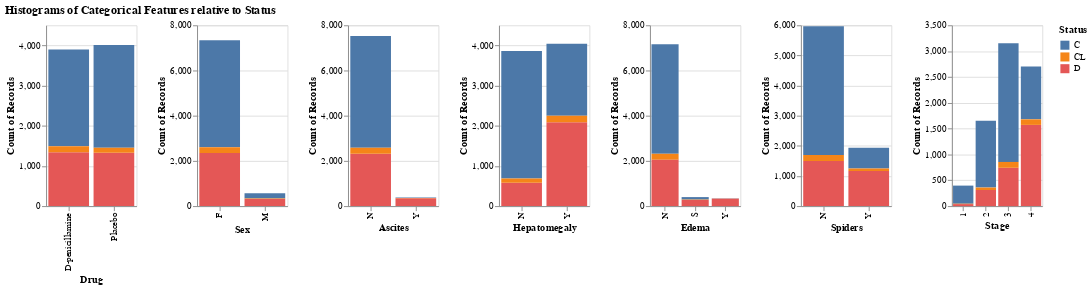

Notebook source saved alongside this figure:
### Code cell
chart = alt.Chart(train_df).mark_bar().encode(
    alt.X(alt.repeat()),
    y = 'count()',
    color = 'Status'
).properties(
    width = 100,
    height = 200
).repeat(
        cat_col
)

chart.properties(
    title="Histograms of Categorical Features relative to Status"
)

### Figure 1 — Vega specification as saved in the notebook (floating-point values rounded to 4 significant figures)
{"$schema": "https://vega.github.io/schema/vega/v5.json", "data": [{"name": "source_0"}, {"name": "data_0", "values": [{"Drug": "D-penicillamine", "Status": "D", "__count": 1339, "__count_end": 1339.0, "__count_start": 0.0}, {"Drug": "Placebo", "Status": "C", "__count": 2560, "__count_end": 4010.0, "__count_start": 1450.0}, {"Drug": "Placebo", "Status": "D", "__count": 1326, "__count_end": 1326.0, "__count_start": 0.0}, {"Drug": "D-penicillamine", "Status": "C", "__count": 2405, "__count_end": 3895.0, "__count_start": 1490.0}, {"Drug": "Placebo", "Status": "CL", "__count": 124, "__count_end": 1450.0, "__count_start": 1326.0}, {"Drug": "D-penicillamine", "Status": "CL", "__count": 151, "__count_end": 1490.0, "__count_start": 1339.0}]}, {"name": "data_1", "values": [{"Sex": "M", "Status": "D", "__count": 315, "__count_end": 315.0, "__count_start": 0.0}, {"Sex": "F", "Status": "C", "__count": 4735, "__count_end": 7336.0, "__count_start": 2601.0}, {"Sex": "F", "Status": "D", "__count": 2350, "__count_end": 2350.0, "__count_start": 0.0}, {"Sex": "F", "Status": "CL", "__count": 251, "__count_end": 2601.0, "__count_start": 2350.0}, {"Sex": "M", "Status": "C", "__count": 230, "__count_end": 569.0, "__count_start": 339.0}, {"Sex": "M", "Status": "CL", "__count": 24, "__count_end": 339.0, "__count_start": 315.0}]}, {"name": "data_2", "values": [{"Ascites": "N", "Status": "D", "__count": 2316, "__count_end": 2316.0, "__count_start": 0.0}, {"Ascites": "N", "Status": "C", "__count": 4940, "__count_end": 7525.0, "__count_start": 2585.0}, {"Ascites": "Y", "Status": "D", "__count": 349, "__count_end": 349.0, "__count_start": 0.0}, {"Ascites": "N", "Status": "CL", "__count": 269, "__count_end": 2585.0, "__count_start": 2316.0}, {"Ascites": "Y", "Status": "C", "__count": 25, "__count_end": 380.0, "__count_start": 355.0}, {"Ascites": "Y", "Status": "CL", "__count": 6, "__count_end": 355.0, "__count_start": 349.0}]}, {"name": "data_3", "values": [{"Hepatomegaly": "N", "Status": "D", "__count": 580, "__count_end": 580.0, "__count_start": 0.0}, {"Hepatomegaly": "N", "Status": "C", "__count": 3174, "__count_end": 3863.0, "__count_start": 689.0}, {"Hepatomegaly": "Y", "Status": "D", "__count": 2085, "__count_end": 2085.0, "__count_start": 0.0}, {"Hepatomegaly": "Y", "Status": "C", "__count": 1791, "__count_end": 4042.0, "__count_start": 2251.0}, {"Hepatomegaly": "Y", "Status": "CL", "__count": 166, "__count_end": 2251.0, "__count_start": 2085.0}, {"Hepatomegaly": "N", "Status": "CL", "__count": 109, "__count_end": 689.0, "__count_start": 580.0}]}, {"name": "data_4", "values": [{"Edema": "N", "Status": "D", "__count": 2057, "__count_end": 2057.0, "__count_start": 0.0}, {"Edema": "N", "Status": "C", "__count": 4847, "__count_end": 7161.0, "__count_start": 2314.0}, {"Edema": "Y", "Status": "D", "__count": 335, "__count_end": 335.0, "__count_start": 0.0}, {"Edema": "S", "Status": "D", "__count": 273, "__count_end": 273.0, "__count_start": 0.0}, {"Edema": "S", "Status": "C", "__count": 110, "__count_end": 399.0, "__count_start": 289.0}, {"Edema": "N", "Status": "CL", "__count": 257, "__count_end": 2314.0, "__count_start": 2057.0}, {"Edema": "S", "Status": "CL", "__count": 16, "__count_end": 289.0, "__count_start": 273.0}, {"Edema": "Y", "Status": "C", "__count": 8, "__count_end": 345.0, "__count_start": 337.0}, {"Edema": "Y", "Status": "CL", "__count": 2, "__count_end": 337.0, "__count_start": 335.0}]}, {"name": "data_5", "values": [{"Spiders": "N", "Status": "D", "__count": 1501, "__count_end": 1501.0, "__count_start": 0.0}, {"Spiders": "N", "Status": "C", "__count": 4272, "__count_end": 5966.0, "__count_start": 1694.0}, {"Spiders": "Y", "Status": "D", "__count": 1164, "__count_end": 1164.0, "__count_start": 0.0}, {"Spiders": "Y", "Status": "C", "__count": 693, "__count_end": 1939.0, "__count_start": 1246.0}, {"Spiders": "Y", "Status": "CL", "__count": 82, "__count_end": 1246.0, "__count_start": 1164.0}, {"Spiders": "N", "Status": "CL", "__count": 193, "__count_end": 1694.0, "__count_start": 1501.0}]}, {"name": "data_6", "values": [{"Stage": 3.0, "Status": "D", "__count": 742, "__count_end": 742.0, "__count_start": 0.0}, {"Stage": 3.0, "Status": "C", "__count": 2298, "__count_end": 3153.0, "__count_start": 855.0}, {"Stage": 4.0, "Status": "D", "__count": 1572, "__count_end": 1572.0, "__count_start": 0.0}, {"Stage": 4.0, "Status": "C", "__count": 1023, "__count_end": 2703.0, "__count_start": 1680.0}, {"Stage": 2.0, "Status": "C", "__count": 1293, "__count_end": 1652.0, "__count_start": 359.0}, {"Stage": 2.0, "Status": "D", "__count": 312, "__count_end": 312.0, "__count_start": 0.0}, {"Stage": 1.0, "Status": "C", "__count": 351, "__count_end": 397.0, "__count_start": 46.0}, {"Stage": 4.0, "Status": "CL", "__count": 108, "__count_end": 1680.0, "__count_start": 1572.0}, {"Stage": 3.0, "Status": "CL", "__count": 113, "__count_end": 855.0, "__count_start": 742.0}, {"Stage": 2.0, "Status": "CL", "__count": 47, "__count_end": 359.0, "__count_start": 312.0}, {"Stage": 1.0, "Status": "D", "__count": 39, "__count_end": 39.0, "__count_start": 0.0}, {"Stage": 1.0, "Status": "CL", "__count": 7, "__count_end": 46.0, "__count_start": 39.0}]}, {"name": "data_0_color_domain_Status_0", "values": [{"Status": "D"}, {"Status": "C"}, {"Status": "CL"}]}, {"name": "data_1_color_domain_Status_1", "values": [{"Status": "D"}, {"Status": "C"}, {"Status": "CL"}]}, {"name": "data_2_color_domain_Status_2", "values": [{"Status": "D"}, {"Status": "C"}, {"Status": "CL"}]}, {"name": "data_3_color_domain_Status_3", "values": [{"Status": "D"}, {"Status": "C"}, {"Status": "CL"}]}, {"name": "data_4_color_domain_Status_4", "values": [{"Status": "D"}, {"Status": "C"}, {"Status": "CL"}]}, {"name": "data_5_color_domain_Status_5", "values": [{"Status": "D"}, {"Status": "C"}, {"Status": "CL"}]}, {"name": "data_6_color_domain_Status_6", "values": [{"Status": "D"}, {"Status": "C"}, {"Status": "CL"}]}, {"name": "data_0_child__Drug_x_domain_Drug", "values": [{"Drug": "D-penicillamine"}, {"Drug": "Placebo"}]}, {"name": "data_1_child__Sex_x_domain_Sex", "values": [{"Sex": "M"}, {"Sex": "F"}]}, {"name": "data_2_child__Ascites_x_domain_Ascites", "values": [{"Ascites": "N"}, {"Ascites": "Y"}]}, {"name": "data_3_child__Hepatomegaly_x_domain_Hepatomegaly", "values": [{"Hepatomegaly": "N"}, {"Hepatomegaly": "Y"}]}, {"name": "data_4_child__Edema_x_domain_Edema", "values": [{"Edema": "N"}, {"Edema": "Y"}, {"Edema": "S"}]}, {"name": "data_5_child__Spiders_x_domain_Spiders", "values": [{"Spiders": "N"}, {"Spiders": "Y"}]}, {"name": "data_6_child__Stage_x_domain_Stage", "values": [{"Stage": 3.0}, {"Stage": 4.0}, {"Stage": 2.0}, {"Stage": 1.0}]}], "signals": [{"name": "childWidth", "value": 100}], "marks": [{"type": "group", "name": "child__Drug_group", "encode": {"update": {"height": {"signal": "height"}, "width": {"signal": "childWidth"}}}, "marks": [{"type": "rect", "name": "child__Drug_marks", "from": {"data": "data_0"}, "encode": {"update": {"description": {"signal": "\"Drug: \" + (isValid(datum[\"Drug\"]) ? datum[\"Drug\"] : \"\"+datum[\"Drug\"]) + \"; Count of Records: \" + (format(datum[\"__count\"], \"\")) + \"; Status: \" + (isValid(datum[\"Status\"]) ? datum[\"Status\"] : \"\"+datum[\"Status\"])"}, "y2": {"field": "__count_start", "scale": "child__Drug_y"}, "ariaRoleDescription": {"value": "bar"}, "fill": {"field": "Status", "scale": "color"}, "x": {"field": "Drug", "scale": "child__Drug_x"}, "y": {"field": "__count_end", "scale": "child__Drug_y"}, "width": {"signal": "max(0.25, bandwidth('child__Drug_x'))"}}}, "style": ["bar"]}], "axes": [{"scale": "child__Drug_y", "grid": true, "labels": false, "maxExtent": 0, "minExtent": 0, "zindex": 0, "tickCount": {"signal": "ceil(height/40)"}, "ticks": false, "orient": "left", "gridScale": "child__Drug_x", "aria": false, "domain": false}, {"scale": "child__Drug_x", "labelBaseline": "middle", "orient": "bottom", "zindex": 0, "labelAngle": 270, "grid": false, "title": "Drug", "labelAlign": "right"}, {"scale": "child__Drug_y", "orient": "left", "grid": false, "zindex": 0, "tickCount": {"signal": "ceil(height/40)"}, "labelOverlap": true, "title": "Count of Records"}], "style": "cell"}, {"type": "group", "name": "child__Sex_group", "encode": {"update": {"width": {"signal": "childWidth"}, "height": {"signal": "height"}}}, "marks": [{"type": "rect", "name": "child__Sex_marks", "from": {"data": "data_1"}, "encode": {"update": {"width": {"signal": "max(0.25, bandwidth('child__Sex_x'))"}, "y2": {"field": "__count_start", "scale": "child__Sex_y"}, "x": {"field": "Sex", "scale": "child__Sex_x"}, "description": {"signal": "\"Sex: \" + (isValid(datum[\"Sex\"]) ? datum[\"Sex\"] : \"\"+datum[\"Sex\"]) + \"; Count of Records: \" + (format(datum[\"__count\"], \"\")) + \"; Status: \" + (isValid(datum[\"Status\"]) ? datum[\"Status\"] : \"\"+datum[\"Status\"])"}, "ariaRoleDescription": {"value": "bar"}, "y": {"field": "__count_end", "scale": "child__Sex_y"}, "fill": {"field": "Status", "scale": "color"}}}, "style": ["bar"]}], "axes": [{"scale": "child__Sex_y", "ticks": false, "tickCount": {"signal": "ceil(height/40)"}, "gridScale": "child__Sex_x", "aria": false, "minExtent": 0, "zindex": 0, "grid": true, "domain": false, "orient": "left", "labels": false, "maxExtent": 0}, {"scale": "child__Sex_x", "labelBaseline": "middle", "zindex": 0, "labelAngle": 270, "grid": false, "orient": "bottom", "title": "Sex", "labelAlign": "right"}, {"scale": "child__Sex_y", "labelOverlap": true, "orient": "left", "title": "Count of Records", "zindex": 0, "tickCount": {"signal": "ceil(height/40)"}, "grid": false}], "style": "cell"}, {"type": "group", "name": "child__Ascites_group", "encode": {"update": {"height": {"signal": "height"}, "width": {"signal": "childWidth"}}}, "marks": [{"type": "rect", "name": "child__Ascites_marks", "from": {"data": "data_2"}, "encode": {"update": {"width": {"signal": "max(0.25, bandwidth('child__Ascites_x'))"}, "ariaRoleDescription": {"value": "bar"}, "y2": {"field": "__count_start", "scale": "child__Ascites_y"}, "y": {"field": "__count_end", "scale": "child__Ascites_y"}, "fill": {"field": "Status", "scale": "color"}, "x": {"field": "Ascites", "scale": "child__Ascites_x"}, "description": {"signal": "\"Ascites: \" + (isValid(datum[\"Ascites\"]) ? datum[\"Ascites\"] : \"\"+datum[\"Ascites\"]) + \"; Count of Records: \" + (format(datum[\"__count\"], \"\")) + \"; Status: \" + (isValid(datum[\"Status\"]) ? datum[\"Status\"] : \"\"+datum[\"Status\"])"}}}, "style": ["bar"]}], "axes": [{"scale": "child__Ascites_y", "labels": false, "tickCount": {"signal": "ceil(height/40)"}, "domain": false, "orient": "left", "grid": true, "zindex": 0, "gridScale": "child__Ascites_x", "aria": false, "maxExtent": 0, "minExtent": 0, "ticks": false}, {"scale": "child__Ascites_x", "labelAlign": "right", "orient": "bottom", "labelAngle": 270, "zindex": 0, "labelBaseline": "middle", "grid": false, "title": "Ascites"}, {"scale": "child__Ascites_y", "labelOverlap": true, "zindex": 0, "title": "Count of Records", "tickCount": {"signal": "ceil(height/40)"}, "orient": "left", "grid": false}], "style": "cell"}, {"type": "group", "name": "child__Hepatomegaly_group", "encode": {"update": {"width": {"signal": "childWidth"}, "height": {"signal": "height"}}}, "marks": [{"type": "rect", "name": "child__Hepatomegaly_marks", "from": {"data": "data_3"}, "encode": {"update": {"ariaRoleDescription": {"value": "bar"}, "description": {"signal": "\"Hepatomegaly: \" + (isValid(datum[\"Hepatomegaly\"]) ? datum[\"Hepatomegaly\"] : \"\"+datum[\"Hepatomegaly\"]) + \"; Count of Records: \" + (format(datum[\"__count\"], \"\")) + \"; Status: \" + (isValid(datum[\"Status\"]) ? datum[\"Status\"] : \"\"+datum[\"Status\"])"}, "y": {"field": "__count_end", "scale": "child__Hepatomegaly_y"}, "y2": {"field": "__count_start", "scale": "child__Hepatomegaly_y"}, "width": {"signal": "max(0.25, bandwidth('child__Hepatomegaly_x'))"}, "x": {"field": "Hepatomegaly", "scale": "child__Hepatomegaly_x"}, "fill": {"field": "Status", "scale": "color"}}}, "style": ["bar"]}], "axes": [{"scale": "child__Hepatomegaly_y", "minExtent": 0, "domain": false, "labels": false, "zindex": 0, "maxExtent": 0, "gridScale": "child__Hepatomegaly_x", "grid": true, "tickCount": {"signal": "ceil(height/40)"}, "aria": false, "ticks": false, "orient": "left"}, {"scale": "child__Hepatomegaly_x", "labelAngle": 270, "grid": false, "labelAlign": "right", "labelBaseline": "middle", "zindex": 0, "title": "Hepatomegaly", "orient": "bottom"}, {"scale": "child__Hepatomegaly_y", "labelOverlap": true, "orient": "left", "grid": false, "zindex": 0, "tickCount": {"signal": "ceil(height/40)"}, "title": "Count of Records"}], "style": "cell"}, {"type": "group", "name": "child__Edema_group", "encode": {"update": {"width": {"signal": "childWidth"}, "height": {"signal": "height"}}}, "marks": [{"type": "rect", "name": "child__Edema_marks", "from": {"data": "data_4"}, "encode": {"update": {"fill": {"field": "Status", "scale": "color"}, "y": {"field": "__count_end", "scale": "child__Edema_y"}, "ariaRoleDescription": {"value": "bar"}, "width": {"signal": "max(0.25, bandwidth('child__Edema_x'))"}, "description": {"signal": "\"Edema: \" + (isValid(datum[\"Edema\"]) ? datum[\"Edema\"] : \"\"+datum[\"Edema\"]) + \"; Count of Records: \" + (format(datum[\"__count\"], \"\")) + \"; Status: \" + (isValid(datum[\"Status\"]) ? datum[\"Status\"] : \"\"+datum[\"Status\"])"}, "y2": {"field": "__count_start", "scale": "child__Edema_y"}, "x": {"field": "Edema", "scale": "child__Edema_x"}}}, "style": ["bar"]}], "axes": [{"scale": "child__Edema_y", "minExtent": 0, "labels": false, "ticks": false, "zindex": 0, "maxExtent": 0, "domain": false, "orient": "left", "gridScale": "child__Edema_x", "grid": true, "tickCount": {"signal": "ceil(height/40)"}, "aria": false}, {"scale": "child__Edema_x", "grid": false, "labelBaseline": "middle", "zindex": 0, "orient": "bottom", "title": "Edema", "labelAlign": "right", "labelAngle": 270}, {"scale": "child__Edema_y", "grid": false, "labelOverlap": true, "tickCount": {"signal": "ceil(height/40)"}, "zindex": 0, "orient": "left", "title": "Count of Records"}], "style": "cell"}, {"type": "group", "name": "child__Spiders_group", "encode": {"update": {"height": {"signal": "height"}, "width": {"signal": "childWidth"}}}, "marks": [{"type": "rect", "name": "child__Spiders_marks", "from": {"data": "data_5"}, "encode": {"update": {"fill": {"field": "Status", "scale": "color"}, "y2": {"field": "__count_start", "scale": "child__Spiders_y"}, "width": {"signal": "max(0.25, bandwidth('child__Spiders_x'))"}, "description": {"signal": "\"Spiders: \" + (isValid(datum[\"Spiders\"]) ? datum[\"Spiders\"] : \"\"+datum[\"Spiders\"]) + \"; Count of Records: \" + (format(datum[\"__count\"], \"\")) + \"; Status: \" + (isValid(datum[\"Status\"]) ? datum[\"Status\"] : \"\"+datum[\"Status\"])"}, "x": {"field": "Spiders", "scale": "child__Spiders_x"}, "y": {"field": "__count_end", "scale": "child__Spiders_y"}, "ariaRoleDescription": {"value": "bar"}}}, "style": ["bar"]}], "axes": [{"scale": "child__Spiders_y", "maxExtent": 0, "ticks": false, "minExtent": 0, "domain": false, "orient": "left", "aria": false, "grid": true, "tickCount": {"signal": "ceil(height/40)"}, "gridScale": "child__Spiders_x", "zindex": 0, "labels": false}, {"scale": "child__Spiders_x", "orient": "bottom", "grid": false, "labelAlign": "right", "labelAngle": 270, "labelBaseline": "middle", "zindex": 0, "title": "Spiders"}, {"scale": "child__Spiders_y", "tickCount": {"signal": "ceil(height/40)"}, "orient": "left", "zindex": 0, "title": "Count of Records", "labelOverlap": true, "grid": false}], "style": "cell"}, {"type": "group", "name": "child__Stage_group", "encode": {"update": {"width": {"signal": "childWidth"}, "height": {"signal": "height"}}}, "marks": [{"type": "rect", "name": "child__Stage_marks", "from": {"data": "data_6"}, "encode": {"update": {"fill": {"field": "Status", "scale": "color"}, "ariaRoleDescription": {"value": "bar"}, "y2": {"field": "__count_start", "scale": "child__Stage_y"}, "y": {"field": "__count_end", "scale": "child__Stage_y"}, "x": {"field": "Stage", "scale": "child__Stage_x"}, "description": {"signal": "\"Stage: \" + (isValid(datum[\"Stage\"]) ? datum[\"Stage\"] : \"\"+datum[\"Stage\"]) + \"; Count of Records: \" + (format(datum[\"__count\"], \"\")) + \"; Status: \" + (isValid(datum[\"Status\"]) ? datum[\"Status\"] : \"\"+datum[\"Status\"])"}, "width": {"signal": "max(0.25, bandwidth('child__Stage_x'))"}}}, "style": ["bar"]}], "axes": [{"scale": "child__Stage_y", "grid": true, "zindex": 0, "domain": false, "tickCount": {"signal": "ceil(height/40)"}, "maxExtent": 0, "labels": false, "aria": false, "orient": "left", "gridScale": "child__Stage_x", "minExtent": 0, "ticks": false}, {"scale": "child__Stage_x", "title": "Stage", "labelAngle": 270, "labelAlign": "right", "orient": "bottom", "labelBaseline": "middle", "zindex": 0, "grid": false}, {"scale": "child__Stage_y", "title": "Count of Records", "orient": "left", "grid": false, "labelOverlap": true, "tickCount": {"signal": "ceil(height/40)"}, "zindex": 0}], "style": "cell"}], "scales": [{"name": "color", "type": "ordinal", "domain": {"fields": [{"data": "data_0_color_domain_Status_0", "field": "Status"}, {"data": "data_1_color_domain_Status_1", "field": "Status"}, {"data": "data_2_color_domain_Status_2", "field": "Status"}, {"data": "data_3_color_domain_Status_3", "field": "Status"}, {"data": "data_4_color_domain_Status_4", "field": "Status"}, {"data": "data_5_color_domain_Status_5", "field": "Status"}, {"data": "data_6_color_domain_Status_6", "field": "Status"}], "sort": true}, "range": "category"}, {"name": "child__Drug_x", "type": "band", "domain": {"data": "data_0_child__Drug_x_domain_Drug", "field": "Drug", "sort": true}, "range": [0, {"signal": "childWidth"}], "paddingInner": 0.1, "paddingOuter": 0.05}, {"name": "child__Drug_y", "type": "linear", "domain": {"data": "data_0", "fields": ["__count_start", "__count_end"]}, "range": [{"signal": "height"}, 0], "nice": true, "zero": true}, {"name": "child__Sex_x", "type": "band", "domain": {"data": "data_1_child__Sex_x_domain_Sex", "field": "Sex", "sort": true}, "range": [0, {"signal": "childWidth"}], "paddingOuter": 0.05, "paddingInner": 0.1}, {"name": "child__Sex_y", "type": "linear", "domain": {"data": "data_1", "fields": ["__count_start", "__count_end"]}, "range": [{"signal": "height"}, 0], "zero": true, "nice": true}, {"name": "child__Ascites_x", "type": "band", "domain": {"data": "data_2_child__Ascites_x_domain_Ascites", "field": "Ascites", "sort": true}, "range": [0, {"signal": "childWidth"}], "paddingInner": 0.1, "paddingOuter": 0.05}, {"name": "child__Ascites_y", "type": "linear", "domain": {"data": "data_2", "fields": ["__count_start", "__count_end"]}, "range": [{"signal": "height"}, 0], "zero": true, "nice": true}, {"name": "child__Hepatomegaly_x", "type": "band", "domain": {"data": "data_3_child__Hepatomegaly_x_domain_Hepatomegaly", "field": "Hepatomegaly", "sort": true}, "range": [0, {"signal": "childWidth"}], "paddingOuter": 0.05, "paddingInner": 0.1}, {"name": "child__Hepatomegaly_y", "type": "linear", "domain": {"data": "data_3", "fields": ["__count_start", "__count_end"]}, "range": [{"signal": "height"}, 0], "nice": true, "zero": true}, {"name": "child__Edema_x", "type": "band", "domain": {"data": "data_4_child__Edema_x_domain_Edema", "field": "Edema", "sort": true}, "range": [0, {"signal": "childWidth"}], "paddingInner": 0.1, "paddingOuter": 0.05}, {"name": "child__Edema_y", "type": "linear", "domain": {"data": "data_4", "fields": ["__count_start", "__count_end"]}, "range": [{"signal": "height"}, 0], "zero": true, "nice": true}, {"name": "child__Spiders_x", "type": "band", "domain": {"data": "data_5_child__Spiders_x_domain_Spiders", "field": "Spiders", "sort": true}, "range": [0, {"signal": "childWidth"}], "paddingOuter": 0.05, "paddingInner": 0.1}, {"name": "child__Spiders_y", "type": "linear", "domain": {"data": "data_5", "fields": ["__count_start", "__count_end"]}, "range": [{"signal": "height"}, 0], "nice": true, "zero": true}, {"name": "child__Stage_x", "type": "band", "domain": {"data": "data_6_child__Stage_x_domain_Stage", "field": "Stage", "sort": true}, "range": [0, {"signal": "childWidth"}], "paddingOuter": 0.05, "paddingInner": 0.1}, {"name": "child__Stage_y", "type": "linear", "domain": {"data": "data_6", "fields": ["__count_start", "__count_end"]}, "range": [{"signal": "height"}, 0], "nice": true, "zero": true}], "title": {"text": "Histograms of Categorical Features relative to Status", "anchor": "start"}, "layout": {"padding": 20, "bounds": "full", "align": "all"}, "padding": 5, "legends": [{"fill": "color", "symbolType": "square", "title": "Status"}], "background": "white", "height": 200}
